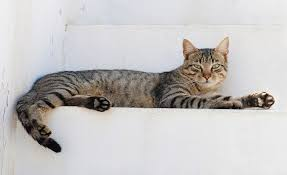
#> input picture images.jpg, 287 x 175 px, found by its file name
$ jupyter execute OpenCV.ipynb
#> lines starting #> are read from the running program, lines starting #| are printed output that depends on the picture; after the words box and inside, x2 and y2 are one past the last pixel; in counts of white or black regions, pixels touching at a corner belong together
[cell 1]
#pip install opencv-python

[cell 2]
import cv2
import numpy as np
import matplotlib.pyplot as plt

[cell 3]
cv2.waitKey(0)  # Wait for any key press
cv2.destroyAllWindows()

## READ AN IMAGE

[cell 4]
import cv2

# Read an image
img = cv2.imread(r"C:\Users\Jivan.Patil\Downloads\images.jpg")  # Replace with your image path
#> img is the input picture: shape (175, 287, 3); mean B, G, R 193.4, 194.1, 196.5

# Display image using OpenCV
cv2.imshow('Original Image', img)
cv2.waitKey(0)
cv2.destroyAllWindows()

[cell 5]
img.shape
#> Out = (175, 287, 3)

[cell 6]
import cv2

# Read an image
img = cv2.imread(r"C:\Users\Jivan.Patil\Downloads\images.jpg")  # Replace with your image path

# Display image using OpenCV
cv2.imshow('Original Image', img)
cv2.waitKey(0)
#cv2.destroyAllWindows()

### Convert to Gray-Scale

[cell 7]
img = cv2.imread(r"C:\Users\Jivan.Patil\Downloads\images.jpg")
gray = cv2.cvtColor(img, cv2.COLOR_BGR2GRAY)

cv2.imshow("Gray", gray)
cv2.waitKey(0)
cv2.destroyAllWindows()

## Convert between color spaces

[cell 8]
# Convert between color spaces
img_rgb = cv2.cvtColor(img, cv2.COLOR_BGR2RGB)  # BGR to RGB
img_gray = cv2.cvtColor(img, cv2.COLOR_BGR2GRAY)  # BGR to Grayscale
img_hsv = cv2.cvtColor(img, cv2.COLOR_BGR2HSV)  # BGR to HSV
#> img_hsv: shape (175, 287, 3); mean H, S, V 62.8, 16.2, 198.9

# Display different color spaces
fig, axes = plt.subplots(2, 2, figsize=(12, 10))

axes[0,0].imshow(cv2.cvtColor(img, cv2.COLOR_BGR2RGB))
axes[0,0].set_title('Original (BGR)')

axes[0,1].imshow(img_gray, cmap='gray')
axes[0,1].set_title('Grayscale')

axes[1,0].imshow(img_rgb)
axes[1,0].set_title('RGB')

axes[1,1].imshow(img_hsv)
axes[1,1].set_title('HSV')

plt.tight_layout()
plt.show()
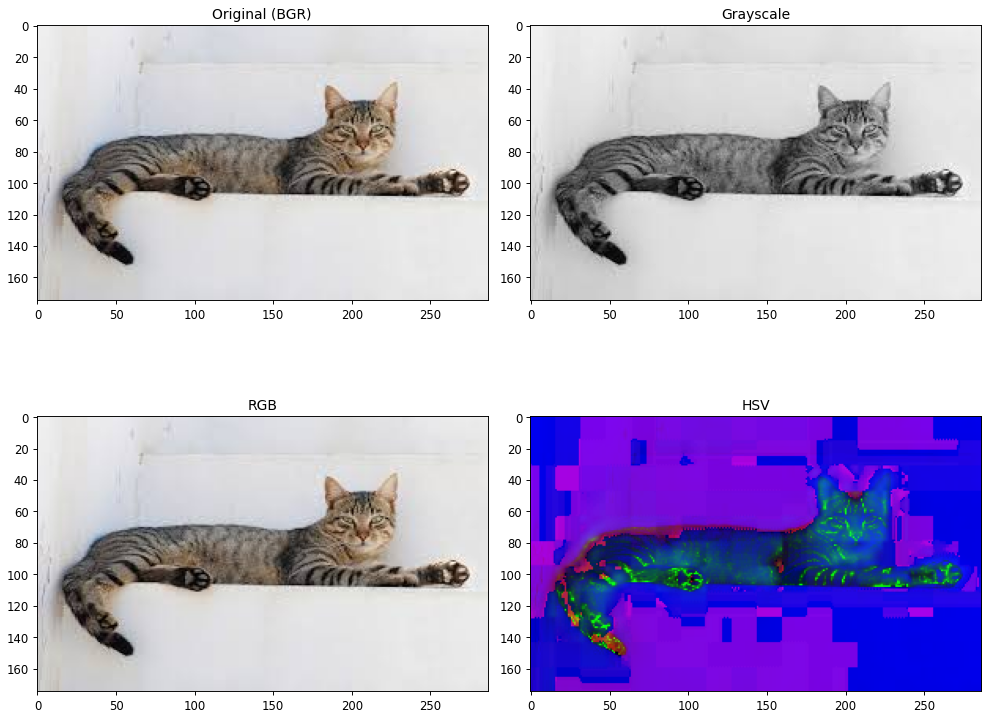
#> figure drawn by matplotlib, 4 panels

[cell 9]
cv2.imshow("Gray", gray)
cv2.waitKey(0)

### Resize an Image

[cell 10]
resized = cv2.resize(img, (400, 400))
cv2.imshow("Resized", resized)
cv2.waitKey(0)

[cell 11]
resized = cv2.resize(img, (100, 100))
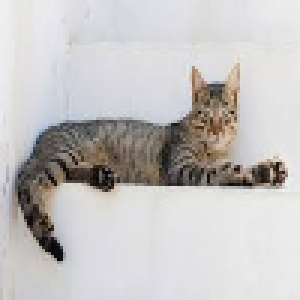
#> resized: shape (100, 100, 3) (shown 3 times larger); mean B, G, R 193.3, 194, 196.5
cv2.imshow("Resized", resized)
cv2.waitKey(0)

## Basic Image Properties

[cell 12]
# Get image properties
print(f"Image shape: {img.shape}")  # (height, width, channels)
#| Image shape: (175, 287, 3)
print(f"Image size: {img.size}")    # Total pixels
#| Image size: 150675
print(f"Image data type: {img.dtype}")  # Data type
#| Image data type: uint8
print(f"Image dimensions: {img.shape[:2]}")  # Height and width
#| Image dimensions: (175, 287)

## Flipping an Image

[cell 13]
flip = cv2.flip(img, 0)

cv2.imshow("flip_0", flip)

cv2.waitKey(0)

[cell 14]
flip = cv2.flip(img, 1)

cv2.imshow("flip_1", flip)

cv2.waitKey(0)

[cell 15]
flip = cv2.flip(img, -1)
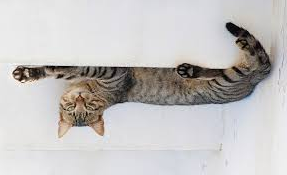
#> flip: shape (175, 287, 3); mean B, G, R 193.4, 194.1, 196.5

cv2.imshow("flip_-1", flip)

cv2.waitKey(0)

## Crop

[cell 16]
cropped = img[50:150, 50:200]
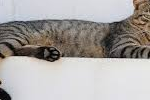
#> cropped: shape (100, 150, 3); mean B, G, R 163.3, 165.6, 169.4
cv2.imshow("cropped", cropped)
cv2.waitKey(0)

## Saving an Image

[cell 17]
cv2.imwrite("name.jpg", flip)
#> Out = True

## Drawing Shapes

[cell 18]
black_img = np.zeros((512,512,3))

[cell 19]
black_img

[cell 20]
cv2.imshow("black", black_img)
cv2.waitKey(0)

## Rectangle

[cell 21]
cv2.rectangle(black_img, (20,56), (78,90), color=(0,255,0), thickness=5)
cv2.imshow("Rectangle", black_img)
cv2.waitKey(0)

## Circle

[cell 22]
cv2.circle(black_img, (250,250), 100, (0,200,0), thickness=3)
#> black_img: shape (512, 512, 3) float64; mean of channels 0, 1, 2 0, 3.6, 0
cv2.imshow("Circle", black_img)
cv2.waitKey(0)

### Fill

[cell 23]
cv2.circle(black_img, (250,250), 100, (0,200,0), thickness=-1)
#> black_img: shape (512, 512, 3) float64; mean of channels 0, 1, 2 0, 26.4, 0
cv2.imshow("Circle", black_img)
cv2.waitKey(0)

[cell 24]
cv2.circle(black_img, (250,250), 100, (0,200,0), thickness=3)
cv2.imshow("Circle", black_img)
cv2.waitKey(0)

## Line

[cell 25]
cv2.line(black_img, (20,67), (200,134), color= (200,0,0), thickness=3)
#> black_img: shape (512, 512, 3) float64; mean of channels 0, 1, 2 0.8, 26.3, 0
cv2.imshow("Line", black_img)
cv2.waitKey(0)

## Text

[cell 26]
cv2.putText(black_img, text = "Go to sleep", org=(50,200), fontFace= 2, fontScale= 2, color = (150,200,40))
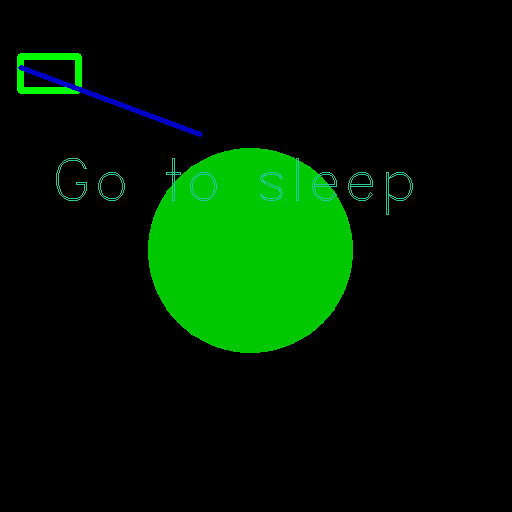
#> black_img: shape (512, 512, 3) float64; mean of channels 0, 1, 2 1.6, 27, 0.2; drawn as B, G, R

cv2.imshow("Text", black_img)
cv2.waitKey(0)

## Fonts

[cell 27]
# Create image to demonstrate fonts
img = np.zeros((500, 800, 3), dtype=np.uint8)

# List of available fonts
fonts = [
    cv2.FONT_HERSHEY_SIMPLEX,
    cv2.FONT_HERSHEY_PLAIN,
    cv2.FONT_HERSHEY_DUPLEX,
    cv2.FONT_HERSHEY_COMPLEX,
    cv2.FONT_HERSHEY_TRIPLEX,
    cv2.FONT_HERSHEY_COMPLEX_SMALL,
    cv2.FONT_HERSHEY_SCRIPT_SIMPLEX,
    cv2.FONT_HERSHEY_SCRIPT_COMPLEX
]

font_names = [
    "FONT_HERSHEY_SIMPLEX",
    "FONT_HERSHEY_PLAIN",
    "FONT_HERSHEY_DUPLEX",
    "FONT_HERSHEY_COMPLEX",
    "FONT_HERSHEY_TRIPLEX",
    "FONT_HERSHEY_COMPLEX_SMALL",
    "FONT_HERSHEY_SCRIPT_SIMPLEX",
    "FONT_HERSHEY_SCRIPT_COMPLEX"
]

# Display each font
y_position = 40
for font, name in zip(fonts, font_names):
    cv2.putText(img, name, (20, y_position), font, 0.7, (255, 255, 255), 2)
    y_position += 50

plt.figure(figsize=(12, 8))
plt.imshow(cv2.cvtColor(img, cv2.COLOR_BGR2RGB))
plt.title('Available OpenCV Fonts')
plt.axis('off')
plt.show()
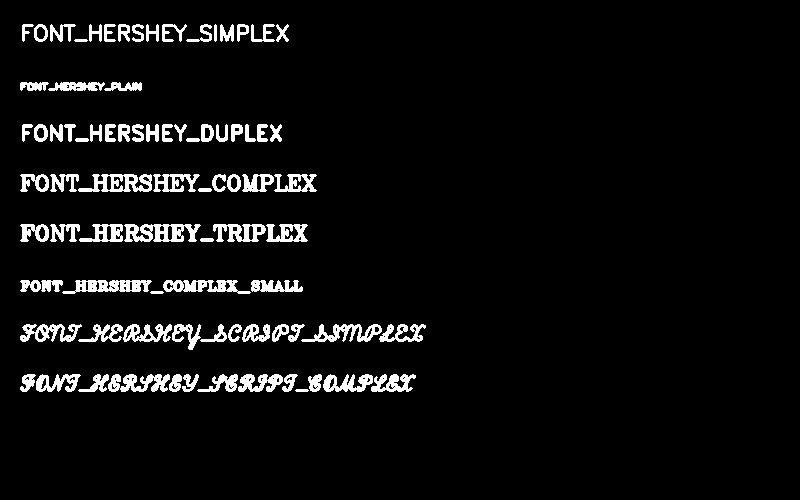
#> shown: shape (500, 800, 3); 5.3% white; 84 white regions, largest, box (x1, y1, x2, y2) and area: (124, 224, 201, 242) 886, (78, 174, 152, 192) 751, (62, 280, 152, 294) 746

## fontScale - Font Size

[cell 28]
import numpy as np
import matplotlib.pyplot as plt
import cv2

img = np.zeros((400, 600, 3), dtype=np.uint8)

# Different font scales
scales = [0.5, 1.0, 1.5, 2.0, 3.0, 4.0]
y_position = 50

for scale in scales:
    text = f'Scale: {scale}'
    cv2.putText(img, text, (20, y_position),
                cv2.FONT_HERSHEY_SIMPLEX, scale, (255, 255, 255), 2)
    y_position += int(60 * scale)  # Adjust spacing based on font size

plt.imshow(cv2.cvtColor(img, cv2.COLOR_BGR2RGB))
plt.title('Different Font Scales')
plt.show()
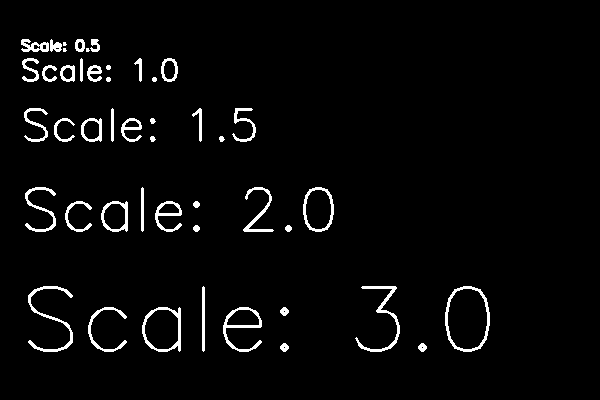
#> shown: shape (400, 600, 3); 3.3% white; 47 white regions (3 under 20 px), largest, box (x1, y1, x2, y2) and area: (445, 286, 490, 352) 510, (28, 286, 73, 352) 500, (355, 286, 400, 352) 472

## lineType - Line Type (Optional)

[cell 29]
img = np.zeros((300, 600, 3), dtype=np.uint8)

# Different line types
line_types = [cv2.LINE_4, cv2.LINE_8, cv2.LINE_AA]
line_type_names = ["LINE_4", "LINE_8", "LINE_AA (Anti-aliased)"]

y_position = 50
for line_type, name in zip(line_types, line_type_names):
    cv2.putText(img, name, (20, y_position),
                cv2.FONT_HERSHEY_SIMPLEX, 1, (255, 255, 0), 2, line_type)
    y_position += 80

plt.imshow(cv2.cvtColor(img, cv2.COLOR_BGR2RGB))
plt.title('Different Line Types')
plt.show()
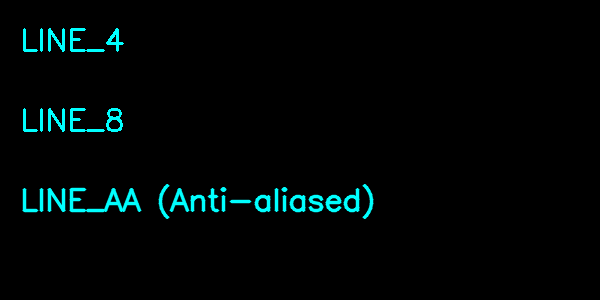
#> shown: shape (300, 600, 3); mean R, G, B 0, 6.2, 6.2

[cell 30]
with open ("OpenCV_Advanced.ipynb", "w") as f:
    f.write("{a: 7}")

[cell 31]
import json

data = {"a": 7}

with open("OpenCV_Advanced_Proper.ipynb", "w") as f:
    json.dump(data, f, indent=4)

### Rotation

[cell 32]
import cv2

# Read an image
img = cv2.imread(r"C:\Users\Jivan.Patil\Downloads\images.jpg")  # Replace with your image path

# Display image using OpenCV
cv2.imshow('Original Image', img)

rotated_90 = cv2.rotate(img, cv2.ROTATE_90_CLOCKWISE)
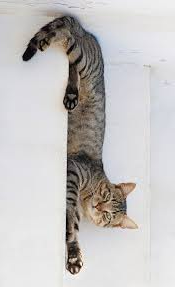
#> rotated_90: shape (287, 175, 3); mean B, G, R 193.4, 194.1, 196.5
cv2.imshow('Rotated 90 Clockwise', rotated_90)


cv2.waitKey(0)

[cell 33]
import cv2

# Read an image
img = cv2.imread(r"C:\Users\Jivan.Patil\Downloads\images.jpg")

# Get image dimensions
height, width = img.shape[:2]
#> height = 175; width = 287

# Define rotation center
center = (width // 2, height // 2)
#> center = (143, 87)

# Create rotation matrix (angle=65, scale=1.0)
rotation_matrix = cv2.getRotationMatrix2D(center, 65, 1)

# Apply rotation
rotated_65 = cv2.warpAffine(img, rotation_matrix, (height, height))
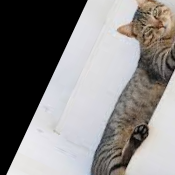
#> rotated_65: shape (175, 175, 3); mean B, G, R 131.1, 132, 134.5

# Display images
# cv2.imshow('Original Image', img)
cv2.imshow('Rotated 65 Degrees', rotated_65)

cv2.waitKey(0)
cv2.destroyAllWindows()

[cell 34]
img.shape
#> Out = (175, 287, 3)

$ run again, with cat.jpg copied over images.jpg
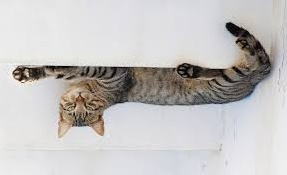
#> input picture cat.jpg, 287 x 175 px, found by its file name
#> img is the input picture: shape (175, 287, 3); mean B, G, R 193.4, 194.1, 196.5
#> img_hsv: shape (175, 287, 3); mean H, S, V 64, 16.1, 198.9
#| Image shape: (175, 287, 3)
#| Image size: 150675
#| Image data type: uint8
#| Image dimensions: (175, 287)
#> `cropped = img[50:150, 50:200]`:
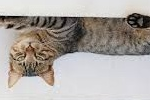
#> cropped: shape (100, 150, 3); mean B, G, R 162.3, 167.2, 173.1
#> `cv2.imwrite("name.jpg", flip)`: Out = True
#> `rotated_65 = cv2.warpAffine(img, rotation_matrix, (height, height))`:
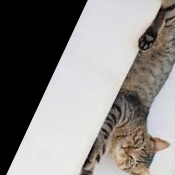
#> rotated_65: shape (175, 175, 3); mean B, G, R 131.9, 134.1, 137.3
